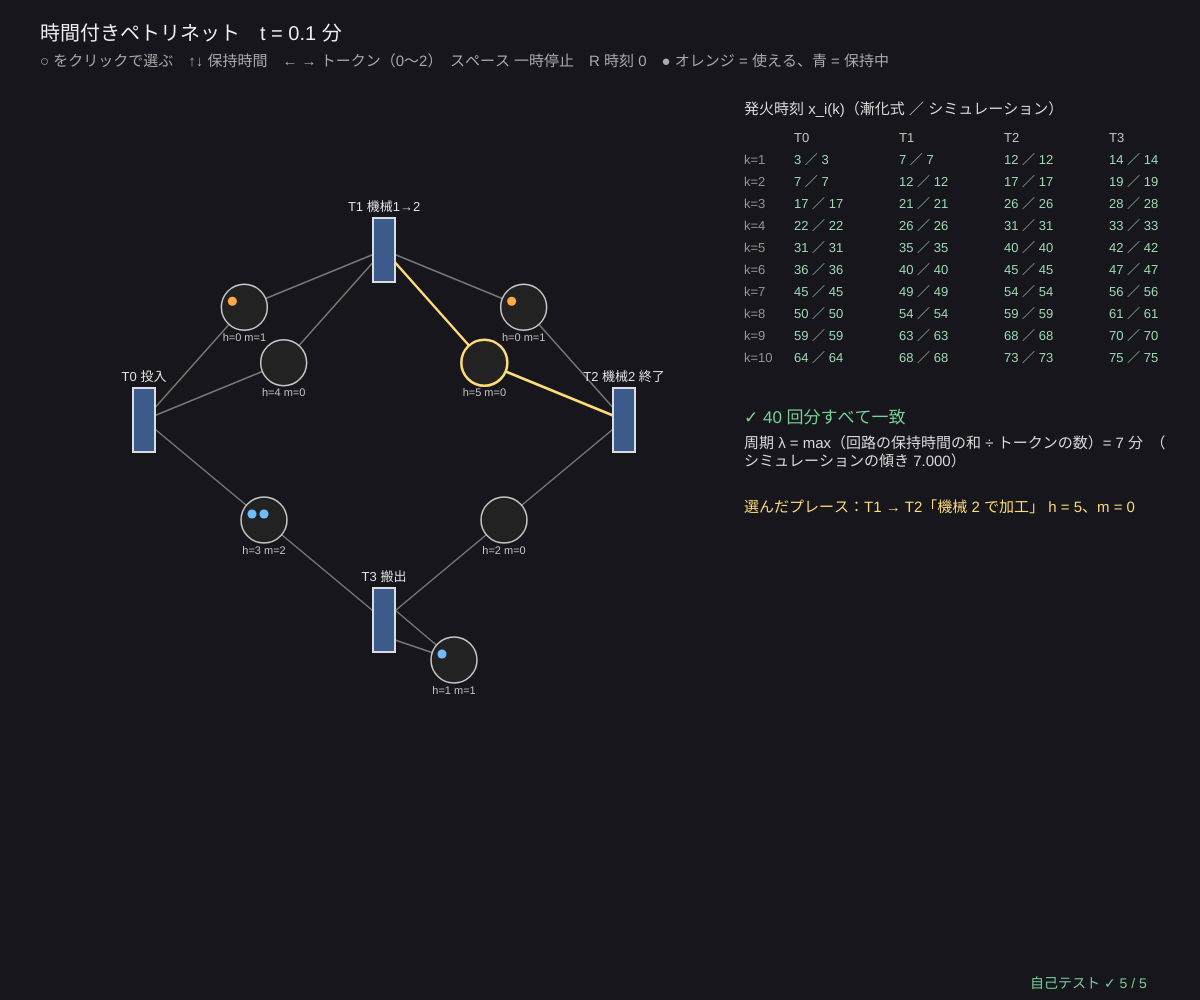
Frame 1 (no input)
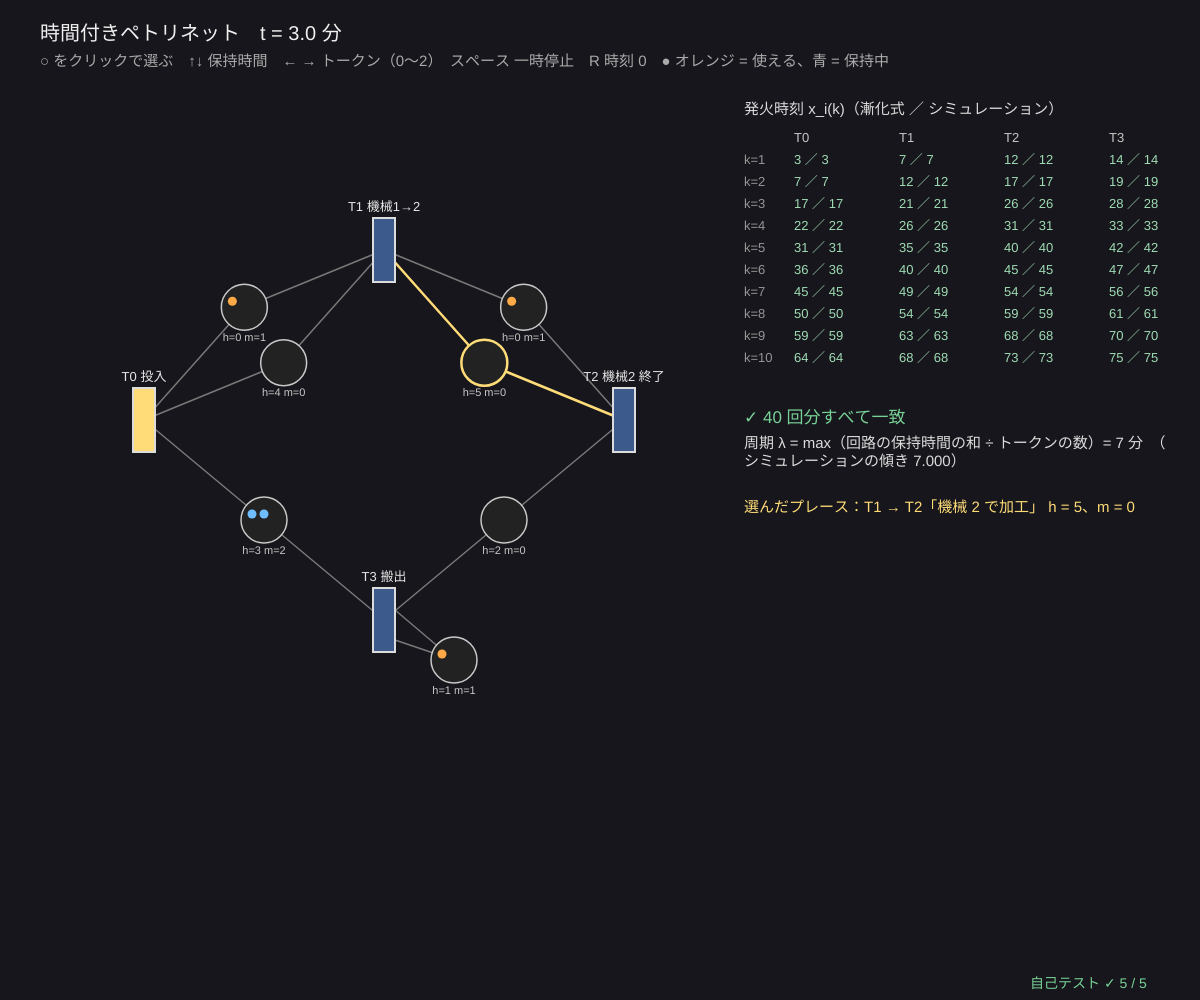
Frame 60 (no input)
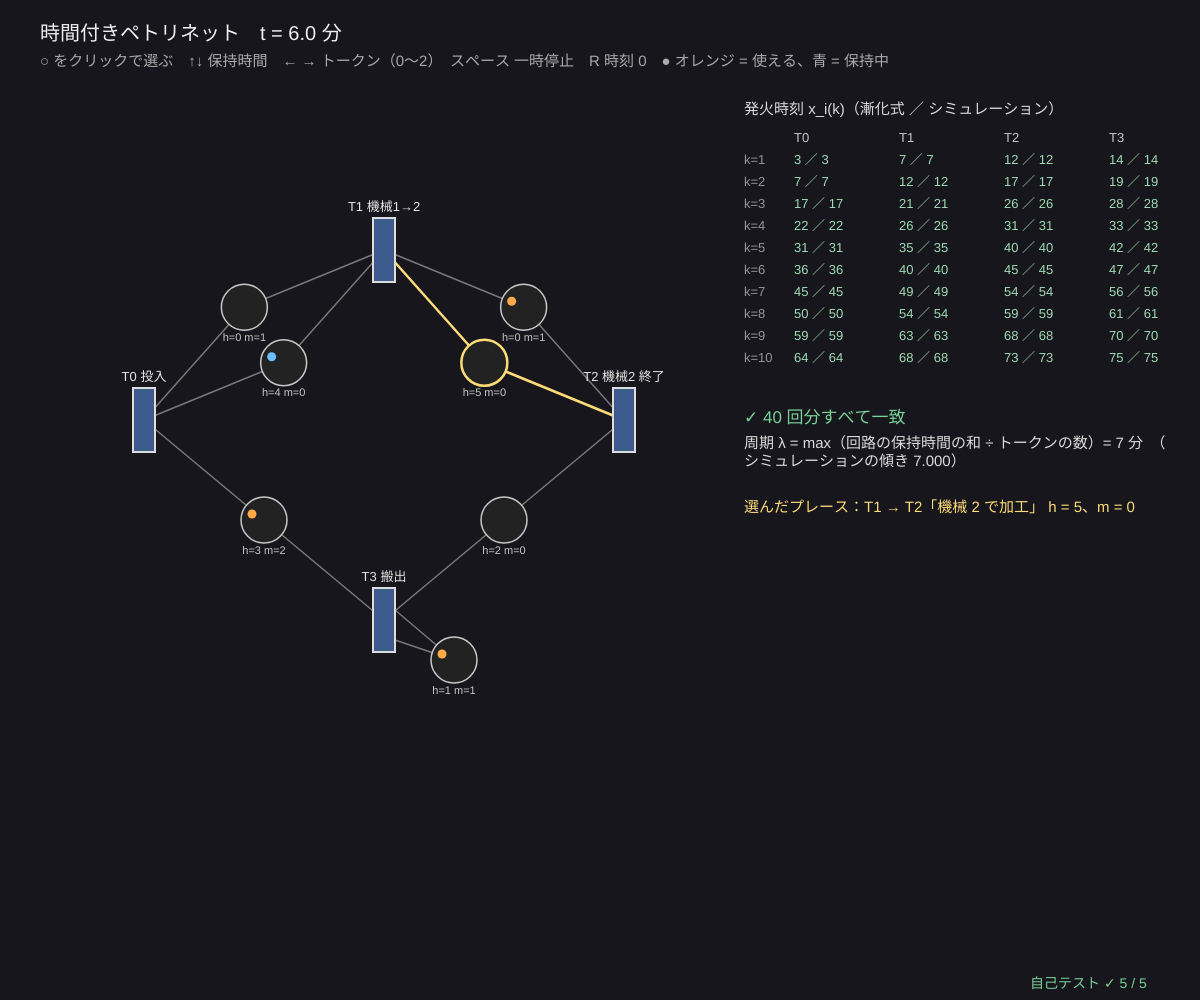
Frame 120 (the mouse pressed at the canvas centre since frame 60)

The p5.js sketch that drew these frames (run headless with seeded random() and noise() and a simulated clock; from frame 60 on, the mouse is pressed at the canvas centre):

// p5.js sketch
// ── sketch.js
// ============================================
// 11 時間付きペトリネット（イベントグラフ） ─ □ トランジション（できごと）、○ プレース（条件）、● トークン（そろった条件）
// 入ってくるプレース全部に「保持時間 h を過ぎたトークン」があると発火し、出ていくプレースにトークンを 1 つずつ置く
//   プレース j → i（トークン m 個、保持 h）は「x_i(k) ≥ x_j(k − m) + h」→ x(k) = A0⊗x(k) ⊕ A1⊗x(k−1) ⊕ A2⊗x(k−2)
//   トークンを 1 つずつ動かすシミュレーションと、マックスプラスの漸化式の発火時刻がぴったり一致する
// プレース ○ をクリックで選ぶ / ↑↓ 保持時間 / ← → トークンの数（0〜2）/ スペース 一時停止 / R 時刻を 0 に
// ============================================

const TR_NAMES = ['T0 投入', 'T1 機械1→2', 'T2 機械2 終了', 'T3 搬出'];
let places = [                         // ★ プレース：from → to、保持時間 h（分）、はじめのトークン m
  { from: 0, to: 1, h: 4, m: 0, note: '機械 1 で加工' }, { from: 1, to: 0, h: 0, m: 1, note: '機械 1 が空く' },
  { from: 1, to: 2, h: 5, m: 0, note: '機械 2 で加工' }, { from: 2, to: 1, h: 0, m: 1, note: '機械 2 が空く' },
  { from: 2, to: 3, h: 2, m: 0, note: '運ぶ' }, { from: 3, to: 0, h: 3, m: 2, note: 'パレットが戻る' }, { from: 3, to: 3, h: 1, m: 1, note: '搬出ロボット' },
];
const NT = 4, K_FIRE = 40;
let tpos = [], sel = 2, tNow = 0, paused = false, rec = null, simF = null;

function setup() {
  createCanvas(windowWidth, windowHeight); textWrap(CHAR);
  tpos = [[0.12, 0.42], [0.32, 0.25], [0.52, 0.42], [0.32, 0.62]].map(([x, y]) => ({ x: x * width, y: y * height }));
  selfTest(); recompute();
}
// ★ ネットから行列 A0, A1, A2（a_ij = プレース j → i の保持時間、トークン m 個なら A_m）
function netMatrices(pl) { let As = [0, 1, 2].map(() => mpMat(NT, NT)); for (let p of pl) As[p.m][p.to][p.from] = mpAdd(As[p.m][p.to][p.from], p.h); return As; }
// ★ マックスプラスの漸化式：x(k) = A0* ⊗ (A1 ⊗ x(k−1) ⊕ A2 ⊗ x(k−2))、k ≤ 0 は 0（はじめのトークンは時刻 0 に置いてある）
function recursion(pl, K) {
  let [A0, A1, A2] = netMatrices(pl), st = mpStar(A0), x = [];
  if (mpPow(A0, NT).flat().some((v) => v !== NEG_INF)) return null;      // トークン 0 の回路 = デッドロック
  let get = (k) => (k <= 0 ? new Array(NT).fill(0) : x[k - 1]);
  for (let k = 1; k <= K; k++) x.push(mpMatVec(st.star, mpMatVec(A1, get(k - 1)).map((v, i) => mpAdd(v, mpMatVec(A2, get(k - 2))[i]))));
  return x;
}
// ★ トークンを 1 つずつ動かすシミュレーション（いちばん早く発火できるトランジションから順に）
function tokenGame(pl, K) {
  let q = pl.map((p) => new Array(p.m).fill(0)), fires = Array.from({ length: NT }, () => []);
  for (let guard = 0; guard < NT * K * 4; guard++) {
    let best = -1, bt = Infinity;
    for (let t = 0; t < NT; t++) {
      if (fires[t].length >= K) continue;
      let ins = pl.map((p, i) => i).filter((i) => pl[i].to === t), e = 0;
      if (ins.some((i) => q[i].length === 0)) continue;
      for (let i of ins) e = Math.max(e, q[i][0] + pl[i].h);
      if (e < bt) { bt = e; best = t; }
    }
    if (best < 0) break;
    pl.forEach((p, i) => { if (p.to === best) q[i].shift(); });
    pl.forEach((p, i) => { if (p.from === best) q[i].push(bt); });
    fires[best].push(bt);
  }
  return fires;                        // fires[t][k−1] = k 回目の発火時刻
}
function cycleRatio(pl) {             // 回路の (保持時間の和) / (トークンの和) の最大 = 周期 λ
  let best = NEG_INF, dfs = (s, v, used, w, m) => {
    for (let p of pl) if (p.from === v) {
      if (p.to === s) { if (m + p.m > 0) best = Math.max(best, (w + p.h) / (m + p.m)); }
      else if (p.to > s && !used.includes(p.to)) dfs(s, p.to, used.concat([p.to]), w + p.h, m + p.m);
    }
  };
  for (let s = 0; s < NT; s++) dfs(s, s, [s], 0, 0);
  return best;
}
function recompute() { rec = recursion(places, K_FIRE); simF = tokenGame(places, K_FIRE); tNow = 0; }

function draw() {
  background(22, 22, 28);
  if (!paused && rec) tNow += 0.05;
  if (rec && tNow > rec[K_FIRE - 1][0]) tNow = 0;
  // ---- プレースと矢印
  places.forEach((p, pi) => {
    let a = tpos[p.from], b = tpos[p.to], pc = placePos(pi), act = pi === sel;
    stroke(act ? color(255, 220, 120) : 120); strokeWeight(act ? 2.5 : 1.5); noFill();
    if (p.from === p.to) { line(a.x + 11, a.y - 10, pc.x, pc.y); line(pc.x, pc.y, a.x + 11, a.y + 20); } else { line(a.x, a.y, pc.x, pc.y); line(pc.x, pc.y, b.x, b.y); }
    // トークン：時刻 tNow にこのプレースにあるもの（色 = 保持時間を過ぎた / まだ）
    let dep = rec ? new Array(p.m).fill(0).concat(rec.map((x) => x[p.from])) : [], con = rec ? rec.map((x) => x[p.to]) : [], here = [];
    for (let n = 0; n < Math.min(dep.length, con.length); n++) if (dep[n] <= tNow && tNow < con[n]) here.push(tNow - dep[n] >= p.h);
    stroke(act ? color(255, 220, 120) : 200); fill(34); circle(pc.x, pc.y, 46);
    noStroke(); here.slice(0, 6).forEach((ready, q) => { fill(ready ? color(255, 170, 70) : color(110, 190, 255)); circle(pc.x - 12 + (q % 3) * 12, pc.y - 6 + Math.floor(q / 3) * 12, 9); });
    fill(200); textSize(11); textAlign(CENTER, TOP); text('h=' + p.h + ' m=' + p.m, pc.x, pc.y + 25);
  });
  for (let t = 0; t < NT; t++) {
    let fired = rec && rec.some((x) => Math.abs(x[t] - tNow) < 0.15);
    stroke(220); strokeWeight(2); fill(fired ? color(255, 220, 120) : color(60, 90, 140)); rectMode(CENTER); rect(tpos[t].x, tpos[t].y, 22, 64); rectMode(CORNER);
    noStroke(); fill(230); textSize(13); textAlign(CENTER, BOTTOM); text(TR_NAMES[t], tpos[t].x, tpos[t].y - 36);
  }
  // ---- 発火時刻の表：漸化式 / トークンのシミュレーション
  let tx = width * 0.62, ty = 130, ok = rec && simF.every((f, t) => f.length === K_FIRE && f.every((v, k) => v === rec[k][t]));
  textAlign(LEFT, BASELINE); noStroke(); fill(220); textSize(15); text('発火時刻 x_i(k)（漸化式 ／ シミュレーション）', tx, ty - 16);
  for (let k = 0; k <= 10; k++) {
    fill(150); textSize(13); text(k === 0 ? '' : 'k=' + k, tx, ty + 12 + k * 22);
    for (let t = 0; t < NT; t++) {
      if (k === 0) { fill(200); text('T' + t, tx + 50 + t * 105, ty + 12); continue; }
      let r = rec ? rec[k - 1][t] : NaN, s = simF[t][k - 1];
      fill(rec && r === s ? color(160, 220, 180) : color(255, 130, 120)); text(rec ? mpFmt(r) + ' ／ ' + (s === undefined ? '—' : mpFmt(s)) : '—', tx + 50 + t * 105, ty + 12 + k * 22);
    }
  }
  let lam = cycleRatio(places), y0 = ty + 280;
  fill(ok ? color(120, 210, 150) : color(255, 120, 110)); textSize(17);
  text(!rec ? 'デッドロック：トークン 0 個の回路がある（だれも発火できない）' : ok ? '✓ ' + K_FIRE + ' 回分すべて一致' : '✗ 一致しない', tx, y0, width - tx - 30);
  fill(220); textSize(15);
  if (rec) text('周期 λ = max（回路の保持時間の和 ÷ トークンの数）= ' + mpFmt(lam, 3) + ' 分　（シミュレーションの傾き ' + ((rec[K_FIRE - 1][0] - rec[K_FIRE - 21][0]) / 20).toFixed(3) + '）', tx, y0 + 26, width - tx - 30);
  fill(255, 220, 120); textSize(15);
  let p = places[sel]; text('選んだプレース：T' + p.from + ' → T' + p.to + '「' + p.note + '」 h = ' + p.h + '、m = ' + p.m, tx, y0 + 90, width - tx - 30);
  // ---- タイトル
  fill(240); textSize(20); text('時間付きペトリネット　t = ' + tNow.toFixed(1) + ' 分' + (paused ? '（一時停止）' : ''), 40, 40);
  fill(170); textSize(15); text('○ をクリックで選ぶ　↑↓ 保持時間　← → トークン（0〜2）　スペース 一時停止　R 時刻 0　● オレンジ = 使える、青 = 保持中', 40, 66);
  drawSelfTest(width - 170, height - 12);
}
function placePos(pi) {
  let p = places[pi], a = tpos[p.from], b = tpos[p.to];
  if (p.from === p.to) return { x: a.x + 70, y: a.y + 40 };
  let dx = b.x - a.x, dy = b.y - a.y, L = Math.hypot(dx, dy) || 1, twin = places.some((q) => q.from === p.to && q.to === p.from) ? 34 : 0;
  return { x: (a.x + b.x) / 2 - (dy / L) * twin, y: (a.y + b.y) / 2 + (dx / L) * twin };
}

function mousePressed() { places.forEach((p, i) => { let c = placePos(i); if (Math.hypot(mouseX - c.x, mouseY - c.y) < 24) sel = i; }); }
function keyPressed() {
  let p = places[sel];
  if (key === UP_ARROW) p.h = Math.min(12, p.h + 1);
  if (key === DOWN_ARROW) p.h = Math.max(0, p.h - 1);
  if (key === RIGHT_ARROW) p.m = Math.min(2, p.m + 1);
  if (key === LEFT_ARROW) p.m = Math.max(0, p.m - 1);
  if (key === ' ') paused = !paused;
  if (key !== ' ') recompute();
  return false;
}

// ---- 自己テスト
function selfTest() {
  selfTestResults = [];
  let same = (pl, K) => { let r = recursion(pl, K), f = tokenGame(pl, K); return r && f.every((fs, t) => fs.length === K && fs.every((v, k) => v === r[k][t])); };
  check('はじめのネット：トークンのシミュレーション = マックスプラスの漸化式（40 回 × 4 トランジション）', same(places, 40));
  seedRng(11);
  let okR = true, okDL = true, okL = true, cnt = 0;
  for (let t = 0; t < 60; t++) {
    let pl = places.map((p) => ({ from: p.from, to: p.to, h: rndInt(0, 9), m: rndInt(0, 2) })), r = recursion(pl, 60);
    if (r) { cnt++; if (!same(pl, 60) || !noNaN(r)) okR = false; if (Math.abs((r[59][0] - r[39][0]) / 20 - cycleRatio(pl)) > 1e-9 && Math.abs((r[59][0] - r[59 - 24][0]) / 24 - cycleRatio(pl)) > 1e-9) okL = false; }
    else if (tokenGame(pl, 5).every((f) => f.length === 5)) okDL = false;                 // デッドロックなら本当に止まる
  }
  check('ランダムな保持時間・トークン（生きている ' + cnt + ' 例）でもシミュレーション = 漸化式、NaN なし', okR && cnt > 10);
  check('トークン 0 の回路があるとき（A0 にべき零でない）、シミュレーションも本当に止まる', okDL);
  check('長い目で見た発火の間隔 = 回路の (保持時間の和)/(トークンの和) の最大', okL);
  let A0 = netMatrices(places)[0];
  check('はじめのネット：A0（トークン 0 のプレース）に回路なし、λ = max(4+0, 5+0, (4+5+2+3)/2, 1) = 7', mpPow(A0, NT).flat().every((v) => v === NEG_INF) && cycleRatio(places) === 7);
  reportSelfTest();
}

// ---------- やってみよう ----------
// 1. 「パレットが戻る」プレースのトークンを ← → で 1・2 に変えると、周期 λ はどう変わる？
// 2. 機械 2 の加工時間 h を ↑ で長くしていくと、どこでボトルネックが入れかわる？
// 3. 「機械 1 が空く」のトークンを 0 にするとデッドロック。なぜ？（どの条件もそろわない回路）
// 4. 表の 2 つの数（漸化式 ／ シミュレーション）がいつも同じなのはなぜ？
// 5. 07 の生産ラインをこのペトリネットで描いてみよう（パレット = 戻りのプレースのトークン）

// ==================================================
// ここから下は「マックスプラスの道具」（中身は読まなくても OK。消さないでね）
// ==================================================
// ---- マックスプラスの数：ε = −∞（「ゼロ」= 起きない・制約なし）、e = 0（「いち」= 待ち時間なし）
const NEG_INF = -Infinity;
function mpAdd(a, b) { return a >= b ? a : b; }                                   // a ⊕ b = max(a, b)
function mpMul(a, b) { return a === NEG_INF || b === NEG_INF ? NEG_INF : a + b; }  // a ⊗ b = a + b（ε があれば ε。−∞ + ∞ を作らない）
function mpFmt(v, d) {                                                             // ε を「ε」と表示（−Infinity を見せない）
  if (v === NEG_INF) return 'ε';
  if (v === Infinity) return '+∞';
  if (typeof v !== 'number' || v !== v) return '?';
  let s = (+v.toFixed(d === undefined ? 1 : d)).toString();
  return s === '-0' ? '0' : s;
}
// ---- マックスプラス行列（配列の配列）。(A ⊗ B)_ij = max_k (a_ik + b_kj)
function mpMat(n, m, v) { return Array.from({ length: n }, () => new Array(m).fill(v === undefined ? NEG_INF : v)); }
function mpEye(n) { let I = mpMat(n, n); for (let i = 0; i < n; i++) I[i][i] = 0; return I; }      // 単位行列 E（対角 e = 0、他は ε）
function mpMatMul(A, B) {
  let n = A.length, m = B[0].length, q = B.length, C = mpMat(n, m);
  for (let i = 0; i < n; i++) for (let k = 0; k < q; k++) {
    let a = A[i][k]; if (a === NEG_INF) continue;
    for (let j = 0; j < m; j++) { let b = B[k][j]; if (b !== NEG_INF && a + b > C[i][j]) C[i][j] = a + b; }
  }
  return C;
}
function mpMatAdd(A, B) { return A.map((r, i) => r.map((v, j) => mpAdd(v, B[i][j]))); }
function mpMatVec(A, x) { return A.map((r) => { let s = NEG_INF; for (let j = 0; j < r.length; j++) s = mpAdd(s, mpMul(r[j], x[j])); return s; }); }
function mpPow(A, k) { let P = mpEye(A.length); for (let t = 0; t < k; t++) P = mpMatMul(P, A); return P; }
// A* = E ⊕ A ⊕ A² ⊕ … ⊕ A^(n−1)。正の回路があると A* は発散する → positive = true（tol は計算誤差のゆとり）
function mpStar(A, tol) {
  let n = A.length, St = mpMatAdd(mpEye(n), A), P = A, plus = A.map((r) => r.slice());
  for (let k = 2; k <= n; k++) { P = mpMatMul(P, A); plus = mpMatAdd(plus, P); if (k < n) St = mpMatAdd(St, P); }
  let positive = false; for (let i = 0; i < n; i++) if (plus[i][i] > (tol === undefined ? 1e-9 : tol)) positive = true;
  return { star: St, positive };
}
// 残余（いちばん大きい劣解）：A ⊗ x ≤ b を満たす最大の x。x_j = min_i (b_i − a_ij)（a_ij = ε の行は制約なし）
function mpResid(A, b) {
  let m = A[0].length, x = new Array(m).fill(Infinity);
  for (let j = 0; j < m; j++) for (let i = 0; i < A.length; i++) {
    if (A[i][j] === NEG_INF) continue;
    let v = b[i] === NEG_INF ? NEG_INF : b[i] - A[i][j];
    if (v < x[j]) x[j] = v;
  }
  return x;                            // どの行にも関係しない列は +∞（いくら遅くてもよい）
}
function mpVecLeq(u, v, tol) { return u.every((a, i) => a === NEG_INF || a <= v[i] + (tol || 1e-9)); }
function mpVecEq(u, v, tol) { return u.every((a, i) => (a === NEG_INF && v[i] === NEG_INF) || (a !== NEG_INF && v[i] !== NEG_INF && Math.abs(a - v[i]) <= (tol || 1e-9))); }
// ---- 種つきの乱数（同じ種なら毎回同じ列）
let rngState = 1;
function seedRng(s) { rngState = (s >>> 0) || 1; }
function rnd() {                       // 0〜1 の一様乱数（mulberry32）
  rngState = (rngState + 0x6d2b79f5) >>> 0;
  let t = rngState;
  t = Math.imul(t ^ (t >>> 15), t | 1);
  t ^= t + Math.imul(t ^ (t >>> 7), t | 61);
  return ((t ^ (t >>> 14)) >>> 0) / 4294967296;
}
function rndInt(a, b) { return a + Math.floor(rnd() * (b - a + 1)); }
// ---- 自己テストの道具
let selfTestResults = [];
function check(name, cond) { selfTestResults.push({ name, ok: !!cond }); }
function near(a, b, tol) { return a !== null && a !== undefined && isFinite(a) && Math.abs(a - b) <= (tol === undefined ? 1e-9 : tol); }
function noNaN(v) { return Array.isArray(v) ? v.every(noNaN) : !(typeof v === 'number' && v !== v); }
function reportSelfTest() { for (let r of selfTestResults) (r.ok ? console.log : console.error)((r.ok ? '✓ ' : '✗ ') + r.name); }
function selfTestLine() { let n = selfTestResults.filter((r) => r.ok).length; return '自己テスト ' + (n === selfTestResults.length ? '✓ ' : '✗ ') + n + ' / ' + selfTestResults.length; }
function drawSelfTest(x, y) { noStroke(); fill(selfTestResults.every((r) => r.ok) ? color(120, 210, 150) : color(255, 90, 90)); textSize(14); textAlign(LEFT, BASELINE); text(selfTestLine(), x, y); }
